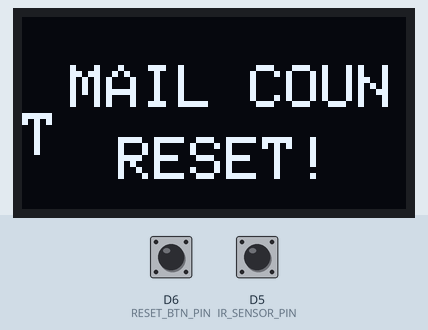
Simulated run of this sketch. Board: ESP8266 (NodeMCU). Parts: 128×64 one-colour display. Inputs (shaded band) come from the test bench; at power-on: D5 (IR_SENSOR_PIN) HIGH, D6 (RESET_BTN_PIN) HIGH. WiFi joins after 1.5 s; servers stay silent unless stated; what the sketch prints to the serial monitor is not drawn.

Above: at 1.6 s.
4.0 s: D5 (IR_SENSOR_PIN) driven LOW
At 5.64 s:
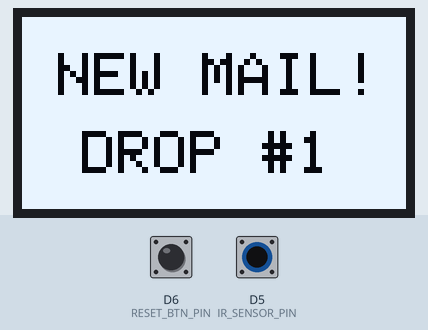
7.0 s: D6 (RESET_BTN_PIN) pulled LOW for 1 s
At 8.2 s:
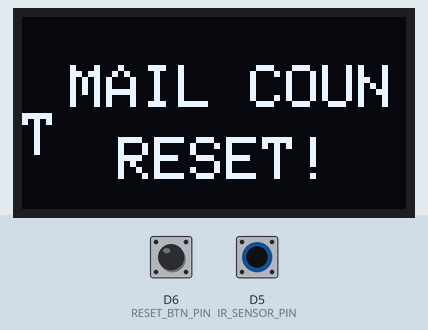
8.6 s: D5 (IR_SENSOR_PIN) pulsed HIGH 5 times (0.12 s each, 0.3 s apart)
At 11.24 s:
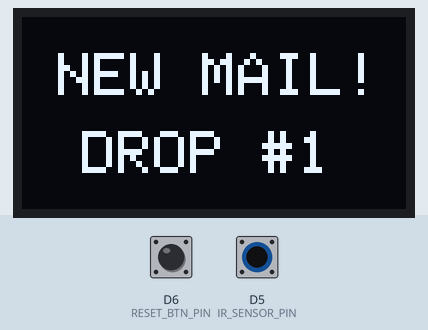
13.1 s: D6 (RESET_BTN_PIN) pulled LOW for 0.15 s
At 14.0 s:
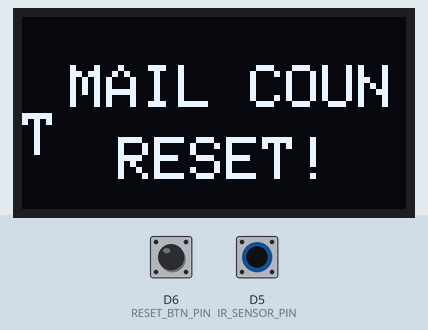

The sketch:

SmartLetterBox.ino
```cpp
#include <ESP8266WiFi.h>
#include <Wire.h>
#include <Adafruit_GFX.h>
#include <Adafruit_SSD1306.h>
#include "SinricPro.h"
#include "SinricProContactSensor.h"

// --- Wi-Fi & Sinric Pro Credentials ---
#define WIFI_SSID         ""
#define WIFI_PASS         ""
#define APP_KEY           ""
#define APP_SECRET        ""
#define CONTACT_SENSOR_ID ""

// --- Hardware Pins ---
const int IR_SENSOR_PIN = D5; // IR Sensor signal wire
const int RESET_BTN_PIN = D6; // Physical Reset Push Button

// --- OLED Display Setup ---
#define SCREEN_WIDTH 128
#define SCREEN_HEIGHT 64
Adafruit_SSD1306 display(SCREEN_WIDTH, SCREEN_HEIGHT, &Wire, -1);

// --- Logic & Animation Variables ---
int mailCount = 0;
bool lastSensorState = HIGH;
bool lastBtnState    = HIGH;

int scanX = 0;
int scanDir = 2;
unsigned long lastAnimTime = 0;
bool iconState = false;

// Custom 16x12 pixel Mail Icons
const unsigned char PROGMEM envelope_closed[] = {
  0xFF, 0xFF, 0x80, 0x01, 0x80, 0x01, 0x98, 0x19,
  0x94, 0x29, 0x92, 0x49, 0x91, 0x89, 0x90, 0x09,
  0x80, 0x01, 0x80, 0x01, 0xFF, 0xFF, 0x00, 0x00
};

const unsigned char PROGMEM envelope_open[] = {
  0x01, 0x80, 0x03, 0xC0, 0x06, 0x60, 0x0C, 0x30,
  0x18, 0x18, 0x30, 0x0C, 0xFF, 0xFF, 0x80, 0x01,
  0x80, 0x01, 0x80, 0x01, 0xFF, 0xFF, 0x00, 0x00
};

void drawIdleAnimation();
void playNewMailAnimation();
void resetMailCount();
void sendAlexaAlert();

void setup() {
  Serial.begin(115200);

  pinMode(IR_SENSOR_PIN, INPUT_PULLUP);
  pinMode(RESET_BTN_PIN, INPUT_PULLUP);

  // Initialize OLED Screen
  if (!display.begin(SSD1306_SWITCHCAPVCC, 0x3C)) {
    Serial.println(F("SSD1306 allocation failed"));
  }

  display.clearDisplay();
  display.setTextColor(SSD1306_WHITE);
  display.setTextSize(2);
  display.setCursor(10, 20);
  display.println(F("CONNECTING"));
  display.display();

  // Connect to Wi-Fi
  WiFi.begin(WIFI_SSID, WIFI_PASS);
  while (WiFi.status() != WL_CONNECTED) {
    delay(500);
    Serial.print(".");
  }
  Serial.println("\nWiFi Connected!");

  // Initialize Sinric Pro
  SinricProContactsensor &mySensor = SinricPro[CONTACT_SENSOR_ID];
  SinricPro.begin(APP_KEY, APP_SECRET);

  // Automatic reset on boot
  resetMailCount();
}

void loop() {
  SinricPro.handle(); // Maintain connection to Alexa service

  bool currentSensorState = digitalRead(IR_SENSOR_PIN);
  bool currentBtnState    = digitalRead(RESET_BTN_PIN);

  // 1. MANUAL RESET BUTTON
  if (lastBtnState == HIGH && currentBtnState == LOW) {
    resetMailCount();
    delay(200); // Debounce
  }
  lastBtnState = currentBtnState;

  // 2. NEW MAIL DETECTION
  if (lastSensorState == HIGH && currentSensorState == LOW) {
    mailCount++;
    Serial.print("New mail detected! Total: ");
    Serial.println(mailCount);

    // Trigger Alexa Announcement
    sendAlexaAlert();

    // Play OLED Animation
    playNewMailAnimation();
  }
  lastSensorState = currentSensorState;

  // 3. CONTINUOUS IDLE ANIMATION
  if (millis() - lastAnimTime > 80) {
    lastAnimTime = millis();
    drawIdleAnimation();
  }
}

// Send Contact State to Sinric Pro to trip Alexa Routine
void sendAlexaAlert() {
  SinricProContactsensor &mySensor = SinricPro[CONTACT_SENSOR_ID];
  mySensor.sendContactEvent(true);  // OPEN state -> triggers Alexa Routine
  delay(1000);
  mySensor.sendContactEvent(false); // Reset back to CLOSED
}

// Reset mail count to 0 and show screen confirmation
void resetMailCount() {
  mailCount = 0;
  display.clearDisplay();
  display.setTextSize(2);
  display.setTextColor(SSD1306_WHITE);
  display.setCursor(16, 16);
  display.println(F("MAIL COUNT"));
  display.setCursor(32, 40);
  display.println(F("RESET!"));
  display.display();
  delay(1200);
}

// OLED Idle Dashboard Animation
void drawIdleAnimation() {
  display.clearDisplay();

  display.setTextSize(1);
  display.setTextColor(SSD1306_WHITE);
  display.setCursor(4, 2);
  display.println(F("SMART MAILBOX"));

  display.drawFastHLine(0, 12, 128, SSD1306_WHITE);
  display.fillRect(scanX, 10, 16, 3, SSD1306_WHITE);
  scanX += scanDir;
  if (scanX >= 112 || scanX <= 0) scanDir = -scanDir;

  if (scanX % 20 == 0) iconState = !iconState;
  display.drawBitmap(8, 26, iconState ? envelope_open : envelope_closed, 16, 12, SSD1306_WHITE);

  display.setTextSize(3);
  display.setCursor(38, 22);
  if (mailCount < 10) display.print(F("0"));
  display.print(mailCount);

  display.setTextSize(1);
  display.setCursor(92, 36);
  display.println(F("PCS"));

  display.drawFastHLine(0, 54, 128, SSD1306_WHITE);
  for (int i = 0; i < 128; i += 8) {
    int height = (i / 8 + scanX / 4) % 2 == 0 ? 4 : 1;
    display.drawFastVLine(i, 64 - height, height, SSD1306_WHITE);
  }

  display.display();
}

// OLED New Mail Pop Animation
void playNewMailAnimation() {
  for (int r = 2; r < 60; r += 6) {
    display.clearDisplay();
    display.drawRoundRect(64 - r, 32 - (r / 2), r * 2, r, 4, SSD1306_WHITE);
    display.display();
    delay(20);
  }

  for (int flash = 0; flash < 4; flash++) {
    display.clearDisplay();
    display.fillRect(0, 0, 128, 64, SSD1306_WHITE);
    display.setTextColor(SSD1306_BLACK);
    display.setTextSize(2);
    display.setCursor(12, 12);
    display.println(F("NEW MAIL!"));
    display.setCursor(20, 38);
    display.print(F("DROP #"));
    display.print(mailCount);
    display.display();
    delay(300);

    display.clearDisplay();
    display.setTextColor(SSD1306_WHITE);
    display.setTextSize(2);
    display.setCursor(12, 12);
    display.println(F("NEW MAIL!"));
    display.setCursor(20, 38);
    display.print(F("DROP #"));
    display.print(mailCount);
    display.display();
    delay(200);
  }
}
```

Measured:
- after the input at 4.0 s, the display: first changes after 1.0 s (image 1 shows a later state)
- after the input at 7.0 s, the display: first differs from a run without the input after 0.71 s (image 2)
- after the input at 13.1 s, the display: changes at once (image 4)
- what the display in image 0 shows lasts 1.2 s, from 1.6 s to 2.8 s
